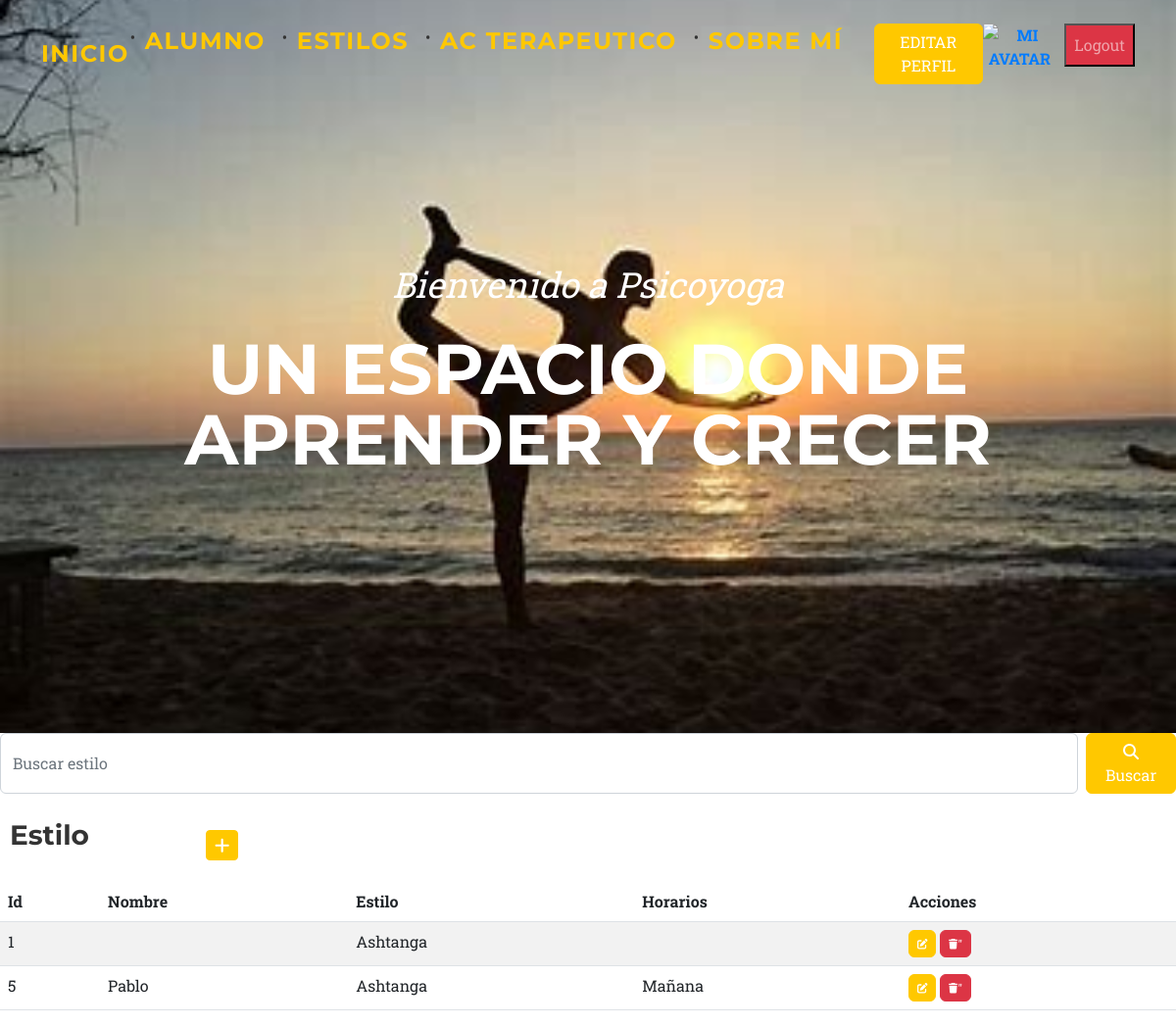
Before: /estilo/ (signed in) with the older database file.
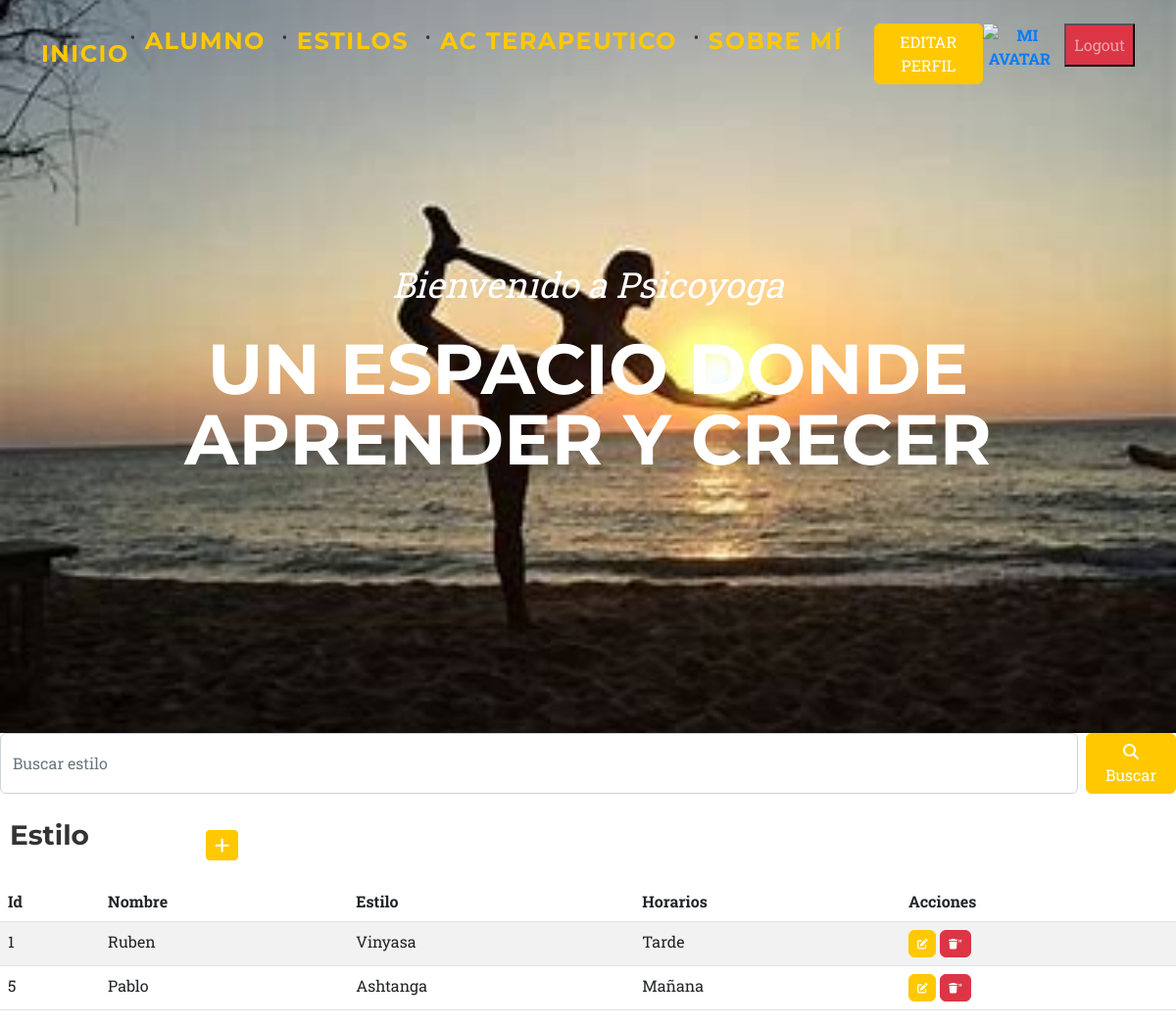
After: the same page with the newer database file.
### entidades/models.py (models this page shows, shortened)
class Estilo(models.Model):
    nombre = models.CharField(max_length=50, default="Sin estilo")
    estilo = models.CharField(max_length=50, default="Sin estilo")
    horarios = models.CharField(max_length=50, default="Sin estilo")
    """class Meta:
        orderimg = ["nombre"]"""

### entidades/views.py (the view)
# urls.py: path('estilo/', EstiloList.as_view(), name="estilo"),
class EstiloList(LoginRequiredMixin, ListView):     # Esto simplifica la primer linea del def estilo
    model = Estilo

### entidades/templates/entidades/estilo_list.html (shortened to what this page needs)
{% extends "entidades/index.html" %}
{% block contenido %}
<form action="{% url 'busqueda' %}" method="get" class="d-flex justify-content-end mb-3">
  <input type="text" name="buscar" class="form-control me-2" placeholder="Buscar estilo">
  <button type="submit" class="btn btn-primary">
    <i class="fa fa-search"></i> Buscar
  </button>
</form>
<table>
  <tr>
    <td width="200"><h2>Estilo</h2></td>
    <td>
      <a
        href="{% url 'estiloCreate' %}"
        class="btn btn-primary btn-sm"
        ><i class="fa fa-plus fa-lg" title="Crear"></i>
      </a>
    </td>
  </tr>
</table>
<table class="table table-striped">
  <thead>
    <tr>
      <th>Id</th>
      <th>Nombre</th>
      <th>Estilo</th>
      <th>Horarios</th>
      <th>Acciones</th>
    </tr>
  </thead>
  <tbody>
    {% for e in estilo_list %}
      <tr>
        <td>{{ e.id }}</td>
        <td>{{ e.nombre }}</td>
        <td>{{ e.estilo }}</td>
        <td>{{ e.horarios }}</td>
        <td>
            <a
            href="{% url 'estiloUpdate' e.id %}"
            class="btn btn-primary"
            style="--bs-btn-padding-y: .25rem; --bs-btn-padding-x: .5rem; --bs-btn-font-size: .75rem;"
            ><i class="fa fa-edit fa-sm" title="Edit Record">Editar</i>
          </a>
          <a
            href="{% url 'estiloDelete' e.id %}"
            class="btn btn-danger"
            style="--bs-btn-padding-y: .25rem; --bs-btn-padding-x: .5rem; --bs-btn-font-size: .75rem;"
            ><i class="fa fa-trash fa-sm" title="Delete Record">Borrar</i>"
          </a>
        </td>
      </tr>
    {% endfor %}
  </tbody>
</table>
{% endblock contenido %}

### entidades/templates/entidades/index.html (shortened to what this page needs)
<!DOCTYPE html>
<html lang="en">
    <head>
        {% load static %}
        <link href="{% static 'css/styles.css' %}" rel="stylesheet" />
    </head>
    <body id="page-top">
        <nav class="navbar navbar-expand-lg navbar-dark fixed-top" id="mainNav">
            <div class="container">
                <a class="navbar-brand" href="{% url 'home' %}">Inicio</a>
                <div class="collapse navbar-collapse" id="navbarResponsive">
                    <ul class="navbar-nav text-uppercase ms-auto py-4 py-lg-0">
                {% if user.is_authenticated %}
                        <li class="nav-item"><a class="navbar-brand" href="{% url 'alumno' %}">Alumno</a></li>
                        <li class="nav-item"><a class="navbar-brand" href="{% url 'estilo' %}">Estilos</a></li>
                        <li class="nav-item"><a class="navbar-brand" href="{% url 'ac_terapeutico' %}">Ac Terapeutico</a></li>
                        <li class="nav-item"><a class="navbar-brand" href="{% url 'datos_mios' %}">Sobre mí</a></li>
                        <a class="btn btn-primary" href="{% url 'perfil' %}">Editar Perfil</a>
                        <div class="text-center">
                            <a href="{% url 'agregarAvatar' %}"><img src="{{request.session.avatar}}" height="40px" weight="40px" alt="Mi avatar"></a>
                        </div>
                <form method="post" action="{% url 'logout' %}">
                    <button type="submit" class="nav-link bg-danger ms-2">Logout</button>
                </form>
                {% else %}
                    <a class="btn btn-primary" href="{% url 'login' %}">Login</a>
                    <a class="btn btn-success" href="{% url 'registro' %}">Registrarme</a>
                {% endif %}
                        </div>
                </div>
        </nav>
        <header class="masthead">
            <div class="container">
                <div class="masthead-subheading">Bienvenido a Psicoyoga</div>
                <div class="masthead-heading text-uppercase">Un espacio donde aprender y crecer</div>
            </div>
        </header>
        {% block contenido %}{% endblock contenido %}
    </body>
</html>

Changed rows visible on the page:
changed Estilo id 1: nombre (not shown) → "Ruben"; estilo "Ashtanga" → "Vinyasa"; horarios (not shown) → "Tarde"
